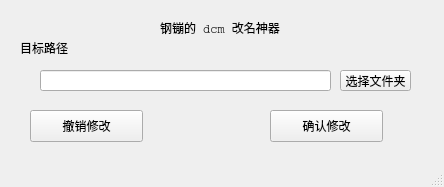
<?xml version="1.0" encoding="UTF-8"?>
<ui version="4.0">
 <class>MainWindow</class>
 <widget class="QMainWindow" name="MainWindow">
  <property name="geometry">
   <rect>
    <x>0</x>
    <y>0</y>
    <width>444</width>
    <height>187</height>
   </rect>
  </property>
  <property name="windowTitle">
   <string>MainWindow</string>
  </property>
  <property name="autoFillBackground">
   <bool>true</bool>
  </property>
  <widget class="QWidget" name="centralwidget">
   <widget class="QPushButton" name="pushButton">
    <property name="geometry">
     <rect>
      <x>30</x>
      <y>110</y>
      <width>113</width>
      <height>32</height>
     </rect>
    </property>
    <property name="text">
     <string>撤销修改</string>
    </property>
   </widget>
   <widget class="QPushButton" name="pushButton_2">
    <property name="geometry">
     <rect>
      <x>270</x>
      <y>110</y>
      <width>113</width>
      <height>32</height>
     </rect>
    </property>
    <property name="text">
     <string>确认修改</string>
    </property>
   </widget>
   <widget class="QLineEdit" name="lineEdit">
    <property name="geometry">
     <rect>
      <x>40</x>
      <y>70</y>
      <width>291</width>
      <height>21</height>
     </rect>
    </property>
    <property name="placeholderText">
     <string extracomment="选择或手动输入"/>
    </property>
   </widget>
   <widget class="QLabel" name="label">
    <property name="geometry">
     <rect>
      <x>20</x>
      <y>40</y>
      <width>60</width>
      <height>16</height>
     </rect>
    </property>
    <property name="text">
     <string>目标路径</string>
    </property>
   </widget>
   <widget class="QPushButton" name="pushButton_3">
    <property name="geometry">
     <rect>
      <x>340</x>
      <y>70</y>
      <width>71</width>
      <height>21</height>
     </rect>
    </property>
    <property name="text">
     <string>选择文件夹</string>
    </property>
   </widget>
   <widget class="QLabel" name="label_2">
    <property name="geometry">
     <rect>
      <x>160</x>
      <y>20</y>
      <width>131</width>
      <height>16</height>
     </rect>
    </property>
    <property name="font">
     <font>
      <family>Courier</family>
     </font>
    </property>
    <property name="text">
     <string>钢镚的 dcm 改名神器</string>
    </property>
   </widget>
  </widget>
  <widget class="QMenuBar" name="menubar">
   <property name="geometry">
    <rect>
     <x>0</x>
     <y>0</y>
     <width>444</width>
     <height>22</height>
    </rect>
   </property>
  </widget>
  <widget class="QStatusBar" name="statusbar"/>
 </widget>
 <resources/>
 <connections/>
</ui>
